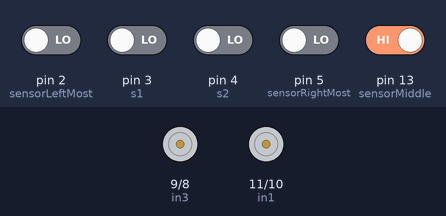
This sketch was run on a simulated Arduino Uno, built with avr-gcc and run on an emulated ATmega328P. Parts: motor-driver pin pairs drawn as motors (green arrow = first pin HIGH = forward, orange = second pin HIGH = backward, longer = more drive). The inputs (shaded band) are chosen by the test bench; at power-on: pin 13 (sensorMiddle) HIGH, pin 2 (sensorLeftMost), pin 3 (s1), pin 4 (s2), pin 5 (sensorRightMost) LOW.

Above: at 1.2 s.
1.3 s: pin 13 (sensorMiddle) driven LOW
At 2.5 s:
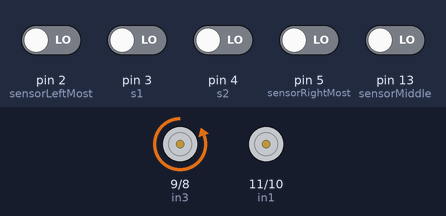
2.8 s: pin 2 (sensorLeftMost) driven HIGH and pin 3 (s1) driven HIGH and pin 4 (s2) driven HIGH and pin 5 (sensorRightMost) driven HIGH and pin 13 (sensorMiddle) driven HIGH
At 4.2 s:
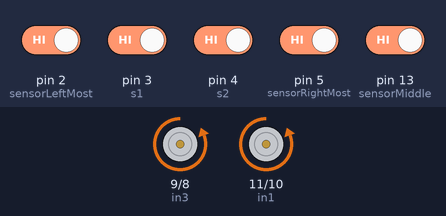
4.8 s: pin 2 (sensorLeftMost) driven LOW
At 5.3 s:
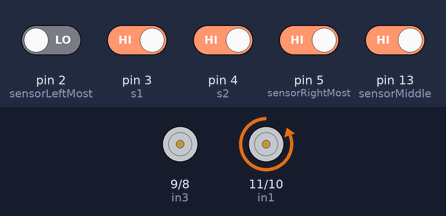
6.3 s: pin 4 (s2) driven LOW
At 7.5 s:
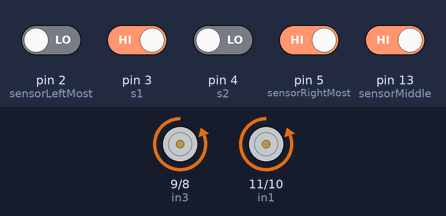
7.8 s: pin 4 (s2) driven HIGH
At 8.8 s:
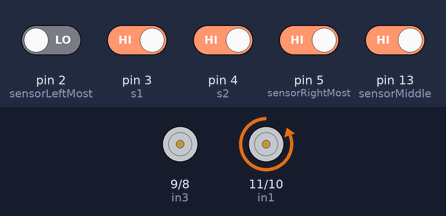
Timing chart, 0 to 10.3 s (numbered marks = the images above; inputs shaded):
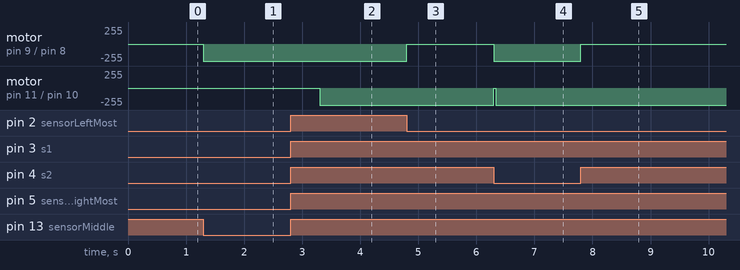

Measured:
- after the input at 1.3 s, motor on pin 9 (in3) / pin 8 (in4): stopped → backward 255/255 at once
- after the input at 2.8 s, motor on pin 11 (in1) / pin 10 (in2): stopped → backward 255/255 after 0.50 s
- after the input at 4.8 s, motor on pin 9 (in3) / pin 8 (in4): backward 255/255 → stopped at once
- after the input at 6.3 s, motor on pin 9 (in3) / pin 8 (in4): stopped → backward 255/255 at once; motor on pin 11 (in1) / pin 10 (in2): backward 255/255 → stopped at once, → backward 255/255 0.03 s later
- after the input at 7.8 s, motor on pin 9 (in3) / pin 8 (in4): backward 255/255 → stopped at once

The sketch:

Code.ino
```cpp
//sensor Pins;
const int sensorLeftMost = 2;
const int s1 = 3;
const int sensorMiddle = 13;
const int s2 = 4;
const int sensorRightMost = 5;

//L298n Pins
const int in1 = 11;
const int in2 = 10;
const int in3 = 9;
const int in4 = 8;

int IRvalueLeftMost = 0;
int IRvalue2 = 0;
int IRvalueMiddle = 0;
int IRvalue3 = 0;
int IRvalueRightMost = 0;

void setup(){
  pinMode(sensorLeftMost,INPUT);
  pinMode(s1,INPUT);
  pinMode(sensorMiddle,INPUT);
  pinMode(s2,INPUT);
  pinMode(sensorRightMost,INPUT);

  pinMode(in1,OUTPUT);
  pinMode(in2,OUTPUT);
  pinMode(in3,OUTPUT);
  pinMode(in4,OUTPUT);
}

void loop(){

  //Reading values
  IRvalueLeftMost = digitalRead(sensorLeftMost);
  IRvalue2 = digitalRead(s1);
  IRvalueMiddle = digitalRead(sensorMiddle);
  IRvalue3 = digitalRead(s2);
  IRvalueRightMost = digitalRead(sensorRightMost);

  if (IRvalueLeftMost==1 && IRvalue2==1 && IRvalueMiddle==0 && IRvalue3==1 && IRvalueRightMost==1){// run forward
    moveForward();
  }
  if (IRvalueLeftMost==1 && IRvalue2==1 && IRvalueMiddle==1 && IRvalue3==1 && IRvalueRightMost==1) {// run forward
    moveForward();
  }

  //Instance to move right
  else if  (IRvalueLeftMost==1 && IRvalue2==1 && IRvalueMiddle==1 && IRvalue3==0 && IRvalueRightMost==1) {//nudge to the right a little bit
    moveRight();
  }
  else if  (IRvalueLeftMost==1 && IRvalue2==1 && IRvalueMiddle==0 && IRvalue3==0 && IRvalueRightMost==1) {//nudge to the right
    moveRight();
  }
  else if  (IRvalueLeftMost==1 && IRvalue2==1 && IRvalueMiddle==1 && IRvalue3==0 && IRvalueRightMost==0) {//turn right sharply
    sharpRightTurn();
  }
  else if  (IRvalueLeftMost==1 && IRvalue2==1 && IRvalueMiddle==1 && IRvalue3==1 && IRvalueRightMost==0) {//turn right sharply
    sharpRightTurn();
  }

  //Instace to move left
  else if  (IRvalueLeftMost==1 && IRvalue2==0 && IRvalueMiddle==1 && IRvalue3==1 && IRvalueRightMost==1) {//nudge to the left a little bit
    moveLeft();
  }
  else if  (IRvalueLeftMost==1 && IRvalue2==0 && IRvalueMiddle==0 && IRvalue3==1 && IRvalueRightMost==1) {//nudge to the left
    moveLeft();
  }
  else if  (IRvalueLeftMost==0 && IRvalue2==0 && IRvalueMiddle==1 && IRvalue3==1 && IRvalueRightMost==1) {//turn right sharply
    sharpLeftTurn();
  }
  else if  (IRvalueLeftMost==0 && IRvalue2==1 && IRvalueMiddle==1 && IRvalue3==1 && IRvalueRightMost==1) {//turn right sharply
    sharpLeftTurn();
  }
  else if (IRvalueLeftMost==0 && IRvalue2==0 && IRvalueMiddle==0 && IRvalue3==0 && IRvalueRightMost==0) {// turn back
    //Option 1
    moveStop();// stop both motor // Optional

    //turn back 180 degrees
    stopMotor1();//stop left motor
    forwardMotor2();// run motor2 to turn
    delay(1000);// set the delay time to turn // 1000msec == 1sec


    /* Option 2
    moveStop();// stop both motor // Optional

    //turn 180 degrees
    reverseMotor1();//reverse left motor
    forwardMotor2();// forward right to turn
    delay(1000);// set the delay time to turn // 1000msec == 1sec
    */

  }
}

void sharpLeftTurn(){
  int middleSensorValue, sensor3Value, sensorRight;

  middleSensorValue = digitalRead(sensorMiddle);
  sensor3Value = digitalRead(s2);
  sensorRight = digitalRead(sensorRightMost);

  while (middleSensorValue == 1 && sensor3Value==1 && sensorRight==1){
    forwardMotor1();
    stopMotor2();

    middleSensorValue = digitalRead(sensorMiddle);
    sensor3Value = digitalRead(s2);
    sensorRight = digitalRead(sensorRightMost);
  }
  moveStop();
  forwardMotor2();
  delay(30);
  moveForward();
}

void sharpRightTurn(){
  int middleSensorValue, sensor1Value, sensorLeft;

  middleSensorValue = digitalRead(sensorMiddle);
  sensor1Value = digitalRead(s1);
  sensorLeft = digitalRead(sensorLeftMost);

  while (middleSensorValue == 1 && sensor1Value==1 && sensorLeft==1){
    forwardMotor2();
    stopMotor1();

    middleSensorValue = digitalRead(sensorMiddle);
    sensor1Value = digitalRead(s1);
    sensorLeft = digitalRead(sensorLeftMost);
  }
  moveStop();
  forwardMotor1();
  delay(30);
  moveForward();
}

void stopMotor1(){
  digitalWrite(in1, LOW);
  digitalWrite(in2, LOW);
}

void stopMotor2(){
  digitalWrite(in3, LOW);
  digitalWrite(in4, LOW);
}

void forwardMotor1(){
  digitalWrite(in1, LOW);
  digitalWrite(in2, HIGH);
}

void reverseMotor1(){
  digitalWrite(in1, HIGH);
  digitalWrite(in2, LOW);
}

void forwardMotor2(){
  digitalWrite(in3, LOW);
  digitalWrite(in4, HIGH);
}

void moveForward(){
  forwardMotor1();
  forwardMotor2();
}

void moveStop() {
  stopMotor1();
  stopMotor2();
}

void moveLeft(){
  forwardMotor1();
  stopMotor2();
}

void moveRight(){
  forwardMotor2();
  stopMotor1();
}
```
